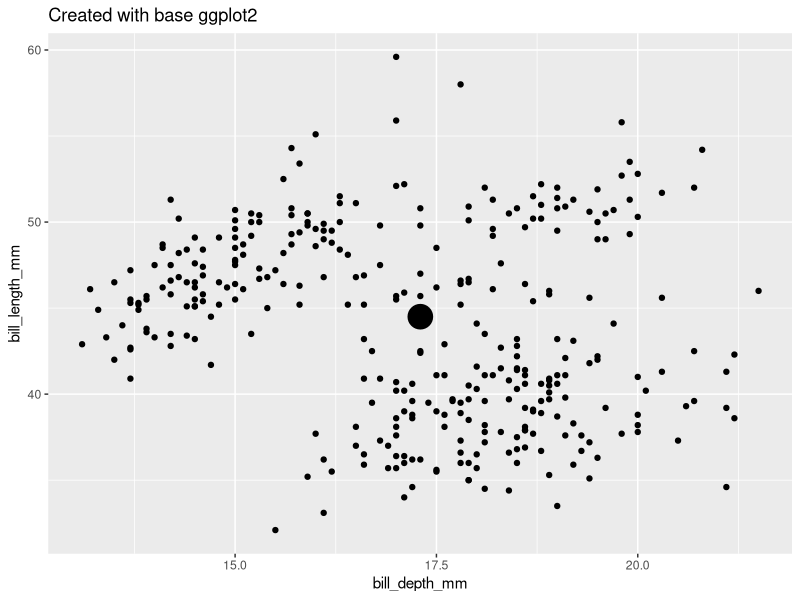
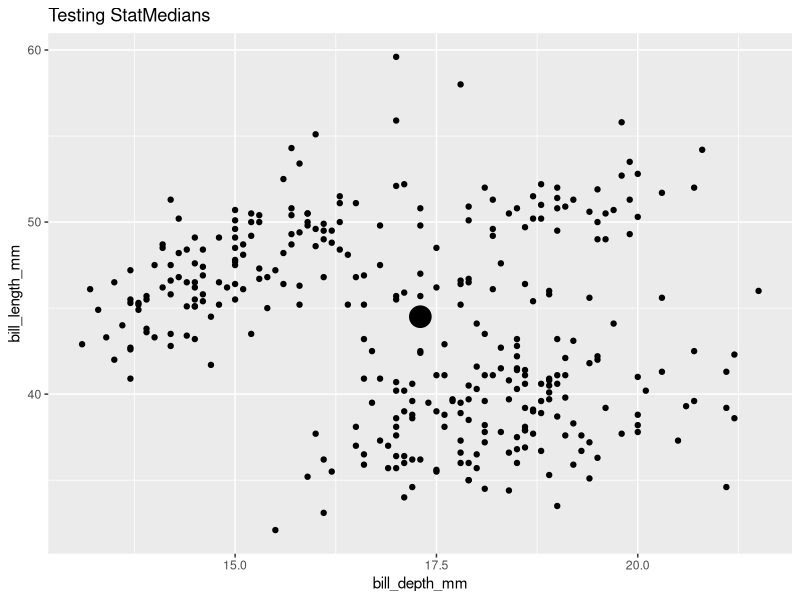
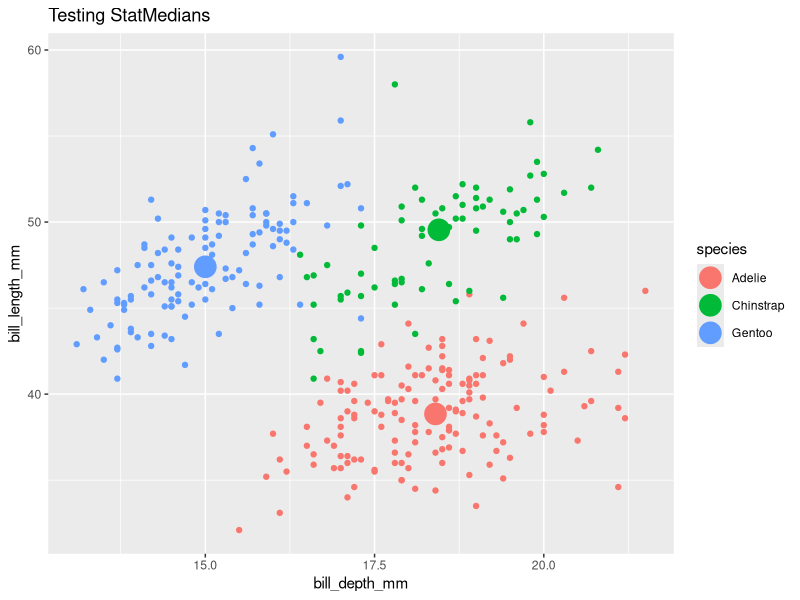
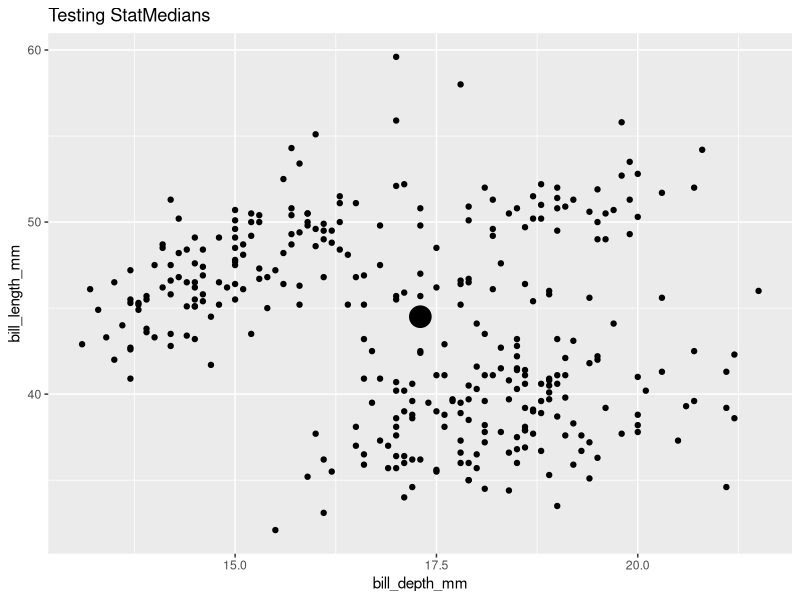
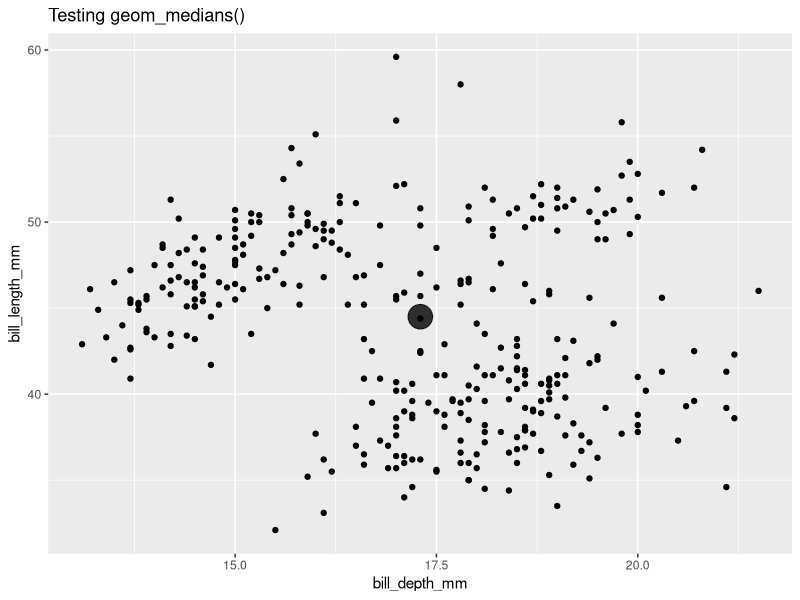
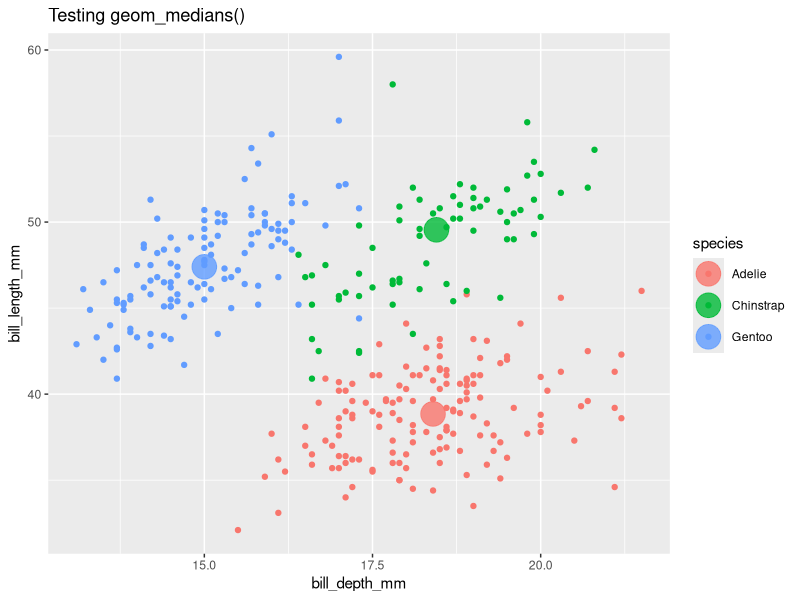
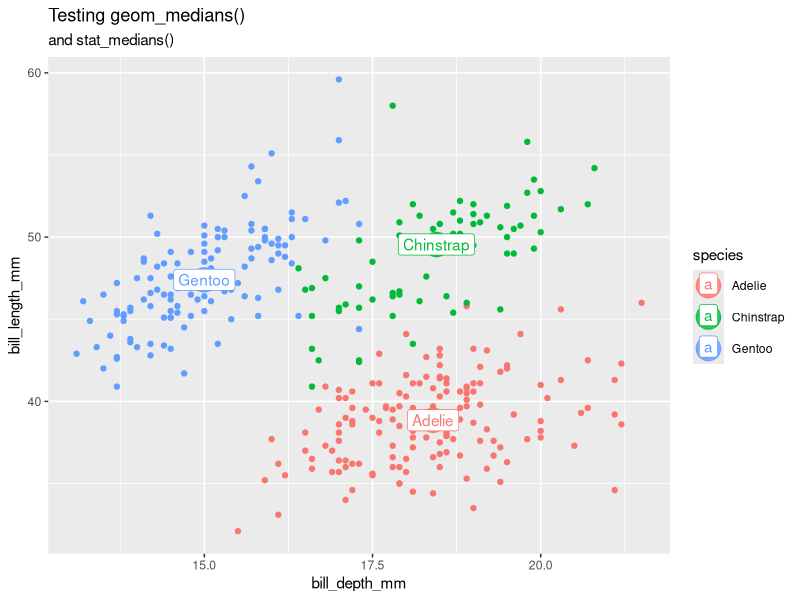

Recreate these plots in R, in order.
## ---- chunk 1
#| label: setup
#| include: false 
knitr::opts_chunk$set(echo = TRUE, message = F, warning = F)
## ---- chunk 2
library(tidyverse)
library(palmerpenguins)
penguins <- remove_missing(penguins) 
## ---- chunk 3
#| label: penguins
# Compute.
penguins_medians <- penguins %>% 
  summarize(bill_length_mm_median = median(bill_length_mm),
            bill_depth_mm_median = median(bill_depth_mm))

# Plot.
penguins %>% 
  ggplot() + 
  aes(x = bill_depth_mm, y = bill_length_mm) + 
  geom_point() + 
  geom_point(data = penguins_medians,
             aes(x = bill_depth_mm_median,
                 y = bill_length_mm_median),
             size = 8) + 
  labs(title = "Created with base ggplot2")
## ---- chunk 4
layer_data(plot = last_plot(), 
           i = 2) # layer 2, the computed means, is of interest
## ---- chunk 5
#| label: compute_group_medians

# Define compute.
compute_group_medians <- function(data, scales){ 
  data %>% 
    summarize(x = median(x),
              y = median(y))
}
## ---- chunk 6
# Test compute. 
penguins %>%
  select(x = bill_depth_mm,  
         y = bill_length_mm) %>%  
  compute_group_medians()
## ---- chunk 7
#| label: StatMedians
StatMedians <- 
  ggplot2::ggproto(`_class` = "StatMedians", 
                   `_inherit` = ggplot2::Stat,
                   required_aes = c("x", "y"),
                   compute_group = compute_group_medians)
## ---- chunk 8
penguins %>% 
  ggplot() + 
  aes(x = bill_depth_mm,
      y = bill_length_mm) + 
  geom_point() + 
  geom_point(stat = StatMedians, size = 7) + 
  labs(title = "Testing StatMedians")
## ---- chunk 9
last_plot() + 
  aes(color = species)
## ---- chunk 10
penguins %>% 
  ggplot() + 
  aes(x = bill_depth_mm,
      y = bill_length_mm) + 
  geom_point() + 
  layer(geom = "point", 
        stat = StatMedians, 
        position = "identity",
        params = list(size = 7)) + 
  labs(title = "Testing StatMedians")
## ---- chunk 11
#| label: geom_point_medians

# user-facing function
stat_medians <- function(mapping = NULL, data = NULL, 
                         geom = "point", position = "identity", 
                         ..., show.legend = NA, inherit.aes = TRUE) 
{
    layer(data = data, mapping = mapping, stat = StatMedians, 
        geom = geom, position = position, show.legend = show.legend, 
        inherit.aes = inherit.aes, params = rlang::list2(na.rm = FALSE, 
            ...))
}
## ---- chunk 12
geom_medians <- stat_medians
## ---- chunk 13
## Test user-facing.
penguins %>%
  ggplot() +
  aes(x = bill_depth_mm, y = bill_length_mm) +
  geom_point() +
  geom_medians(size = 8, alpha = .8)  + 
  labs(title = "Testing geom_medians()")
## ---- chunk 14
last_plot() + 
  aes(color = species) 
## ---- chunk 15
last_plot() + 
  stat_medians(geom = "label", aes(label = species))  + 
  labs(subtitle = "and stat_medians()")
## ---- chunk 16
library(tidyverse)

# Step 1. Define compute
compute_group_medians <- function(data, scales){
  
  data |>
    summarise(x = median(x), y = median(y))
  
}

# Step 2. Define Stat
StatMedians = ggproto(`_class` = "StatMedians",
                      `_inherit` = Stat,
                      required_aes = c("x", "y"),
                      compute_group = compute_group_medians)

# Step 3. Define user-facing functions

## define stat_*()
stat_medians <- function(mapping = NULL, data = NULL, 
                         geom = "point", position = "identity", 
                         ..., show.legend = NA, inherit.aes = TRUE) 
{
    layer(data = data, mapping = mapping, stat = StatMedians, 
        geom = geom, position = position, show.legend = show.legend, 
        inherit.aes = inherit.aes, params = rlang::list2(na.rm = FALSE, 
            ...))
}

## define geom_*()
geom_medians <- stat_medians
## ---- chunk 17
geom_medians_point <- function(...){geom_point(stat = StatMedians, ...)}
geom_medians_label <- function(...){geom_label(stat = StatMedians, ...)}
